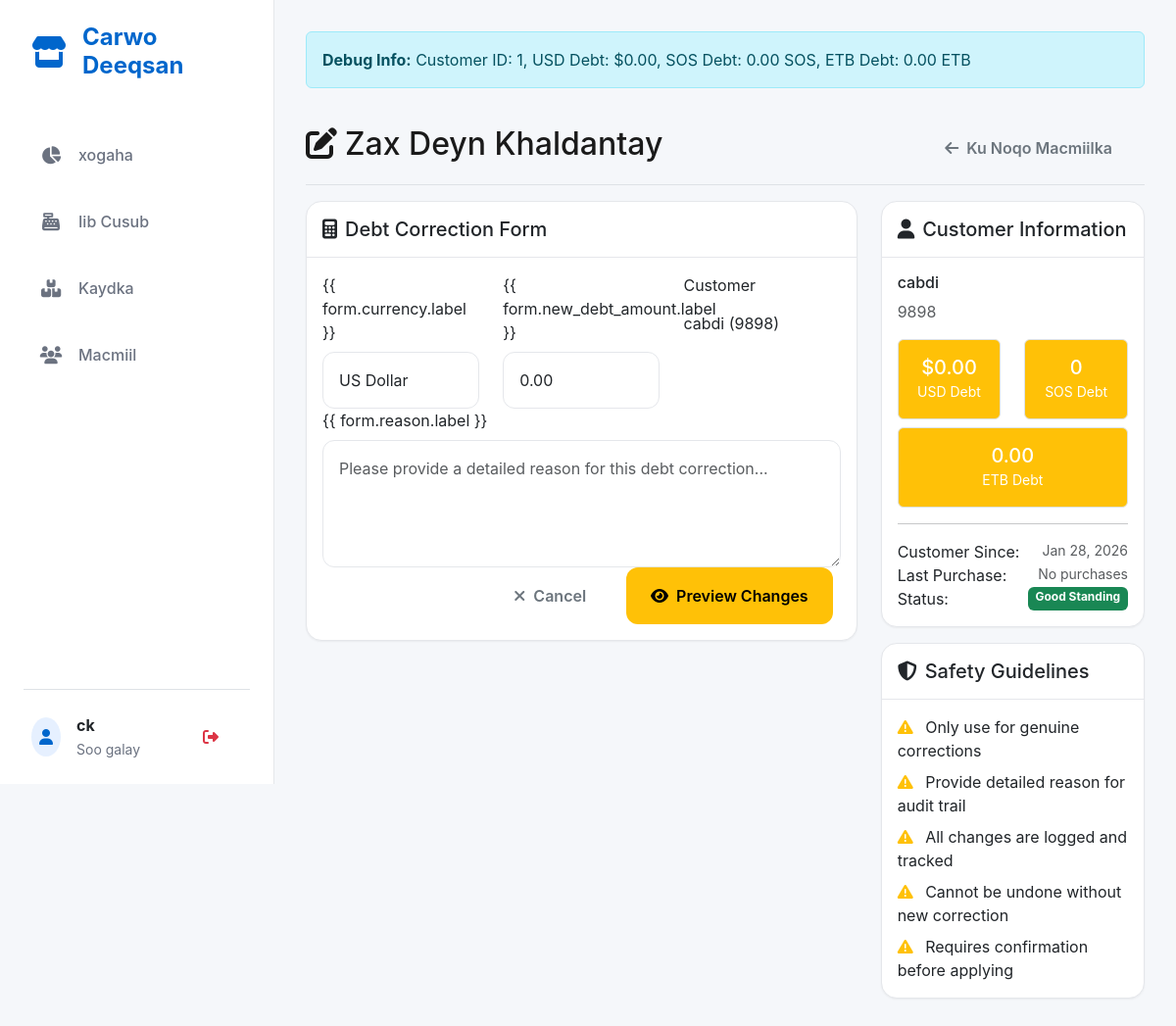
The page /customers/1/correct-debt/ (signed in) on the database as committed earlier.
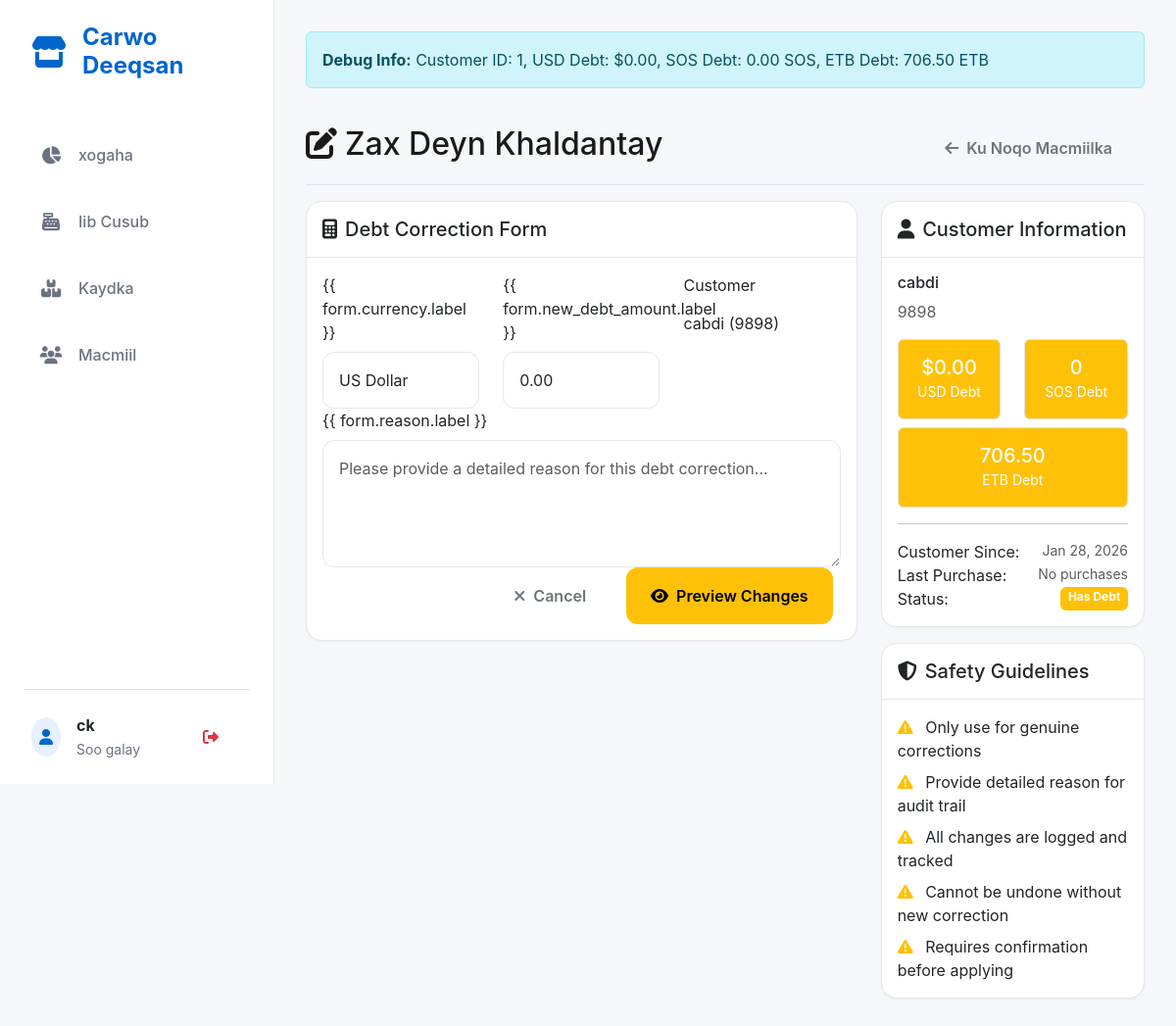
The same page on the database as committed later.
### core/models.py (models this page shows, shortened)
class Customer(models.Model):
    name = models.CharField(max_length=200, blank=True, null=True)
    phone = models.CharField(max_length=15, blank=True, null=True)
    pno = models.CharField(max_length=50, null=True, blank=True, verbose_name="Customer PNO")
    total_debt_usd = models.DecimalField(max_digits=10, decimal_places=2, default=0.00, help_text="Total debt in USD")
    total_debt_sos = models.DecimalField(max_digits=10, decimal_places=2, default=0.00, help_text="Total debt in SOS")
    total_debt_etb = models.DecimalField(max_digits=10, decimal_places=2, default=0.00, help_text="Total debt in ETB")
    date_created = models.DateTimeField(auto_now_add=True)
    last_purchase_date = models.DateTimeField(null=True, blank=True)
    is_active = models.BooleanField(default=True)
    class Meta:
        verbose_name = "Customer"
        verbose_name_plural = "Customers"

### core/views.py (the view)
# urls.py: path('customers/<int:customer_id>/correct-debt/', views.correct_customer_debt, name='correct_customer_debt'),
@superuser_required
def correct_customer_debt(request, customer_id):
    customer = get_object_or_404(Customer, id=customer_id)
    if request.method == 'POST':
        form = DebtCorrectionForm(request.POST, customer=customer)
        if form.is_valid():
            currency = form.cleaned_data['currency']
            new_debt_amount = form.cleaned_data['new_debt_amount']
            reason = form.cleaned_data['reason']
            old_debt_amount = form.cleaned_data['old_debt_amount']
            adjustment_amount = form.cleaned_data['adjustment_amount']
            with transaction.atomic():
                debt_correction = DebtCorrection.objects.create(
                    customer=customer,
                    currency=currency,
                    old_debt_amount=old_debt_amount,
                    new_debt_amount=new_debt_amount,
                    adjustment_amount=adjustment_amount,
                    reason=reason,
                    user=request.user,
                    ip_address=request.META.get('REMOTE_ADDR')
                )
                if currency == 'USD':
                    customer.total_debt_usd = new_debt_amount
                elif currency == 'SOS':
                    customer.total_debt_sos = new_debt_amount
                elif currency == 'ETB':
                    customer.total_debt_etb = new_debt_amount
                customer.save()
                log_audit_action(
                    request.user, 'DEBT_CORRECTED', 'Customer', customer.id,
                    f'Manual debt correction: {currency} {old_debt_amount} → {new_debt_amount} (adjustment: {adjustment_amount:+.2f}). Reason: {reason}',
                    request.META.get('REMOTE_ADDR')
                )
                messages.success(
                    request,
                    f'Debt corrected successfully! {currency} debt changed from {old_debt_amount} to {new_debt_amount} (adjustment: {adjustment_amount:+.2f})'
                )
                return redirect('core:customer_detail', customer_id=customer.id)
    else:
        form = DebtCorrectionForm(customer=customer)
    current_debt_usd = customer.total_debt_usd
    current_debt_sos = customer.total_debt_sos
    recent_corrections = customer.debt_corrections.all()[:5]
    context = {
        'customer': customer,
        'form': form,
        'current_debt_usd': current_debt_usd,
        'current_debt_sos': current_debt_sos,
        'current_debt_etb': customer.total_debt_etb,
        'recent_corrections': recent_corrections,
    }
    return render(request, 'core/correct_customer_debt.html', context)

### core/forms.py (shortened to what this page needs)
class DebtCorrectionForm(forms.ModelForm):
    CURRENCY_CHOICES = [
        ('USD', 'US Dollar'),
        ('SOS', 'Somaliland Shilling'),
        ('ETB', 'Ethiopian Birr'),
    ]
    currency = forms.ChoiceField(
        choices=CURRENCY_CHOICES,
        widget=forms.Select(attrs={'class': 'form-control'})
    )
    class Meta:
        model = DebtCorrection
        fields = ['currency', 'new_debt_amount', 'reason']
        widgets = {
            'new_debt_amount': forms.NumberInput(attrs={
                'class': 'form-control',
                'step': '0.01',
                'min': '0.00'
            }),
            'reason': forms.Textarea(attrs={
                'class': 'form-control',
                'rows': 4,
                'placeholder': 'Please provide a detailed reason for this debt correction...'
            })
        }
    def __init__(self, *args, **kwargs):
        self.customer = kwargs.pop('customer', None)
        super().__init__(*args, **kwargs)
        if self.customer:
            self.fields['currency'].initial = 'USD'  # Default to USD
            self.fields['new_debt_amount'].initial = self.customer.total_debt_usd

### core/templates/core/correct_customer_debt.html (shortened to what the changed rows need)
{% extends 'core/base.html' %}
{% block content %}
<div class="alert alert-info">
    <strong>Debug Info:</strong>
    Customer ID: {{ customer.id }},
    USD Debt: ${{ current_debt_usd|floatformat:2 }},
    SOS Debt: {{ current_debt_sos|floatformat:2 }} SOS,
    ETB Debt: {{ current_debt_etb|floatformat:2 }} ETB
</div>
<div class="d-flex justify-content-between flex-wrap flex-md-nowrap align-items-center pt-3 pb-2 mb-3 border-bottom">
    <h1 class="h2">
        <i class="fas fa-edit me-2"></i>Zax Deyn Khaldantay
    </h1>
    <div class="btn-toolbar mb-2 mb-md-0">
    </div>
</div>
<div class="row">
    <div class="col-lg-8">
        <div class="card">
            <div class="card-body">
                <form method="post" id="debtCorrectionForm">
                    <div class="row">
                        <div class="col-md-4">
                            <label class="form-label">Customer</label>
                            <div class="form-control-plaintext">{{ customer.name }} ({{ customer.phone }})</div>
                        </div>
                    </div>
                </form>
            </div>
        </div>
    </div>
    <div class="col-lg-4">
        <div class="card">
            <div class="card-body">
                <h6>{{ customer.name }}</h6>
                <p class="text-muted">{{ customer.phone }}</p>
                <div class="row text-center">
                    <div class="col-6">
                        <div class="border rounded p-3 bg-warning text-white">
                            <h5 class="mb-0">${{ current_debt_usd|floatformat:2 }}</h5>
                            <small>USD Debt</small>
                        </div>
                    </div>
                    <div class="col-6">
                        <div class="border rounded p-3 bg-warning text-white">
                            <h5 class="mb-0">{{ current_debt_sos|floatformat:0 }}</h5>
                            <small>SOS Debt</small>
                        </div>
                    </div>
                </div>
                <div class="row text-center mt-2">
                    <div class="col-12">
                        <div class="border rounded p-3 bg-warning text-white">
                            <h5 class="mb-0">{{ current_debt_etb|floatformat:2 }}</h5>
                            <small>ETB Debt</small>
                        </div>
                    </div>
                </div>
                <hr>
                <div class="d-flex justify-content-between">
                    <span>Customer Since:</span>
                    <small class="text-muted">{{ customer.date_created|date:"M d, Y" }}</small>
                </div>
                <div class="d-flex justify-content-between">
                    <span>Last Purchase:</span>
                    <small class="text-muted">
                    </small>
                </div>
                <div class="d-flex justify-content-between">
                    <span>Status:</span>
                    {% if current_debt_usd > 0 or current_debt_sos > 0 or current_debt_etb > 0 %}
                    <span class="badge bg-warning">Has Debt</span>
                    {% else %}
                    <span class="badge bg-success">Good Standing</span>
                    {% endif %}
                </div>
            </div>
        </div>
    </div>
</div>
{% endblock %}

Rows that differ between the two databases and show on the page:
changed Customer "cabdi": total_debt_etb "0.00" → "706.50"
Other text that changed with them:
text no longer shown: "Good Standing"
text now shown: "Has Debt"
